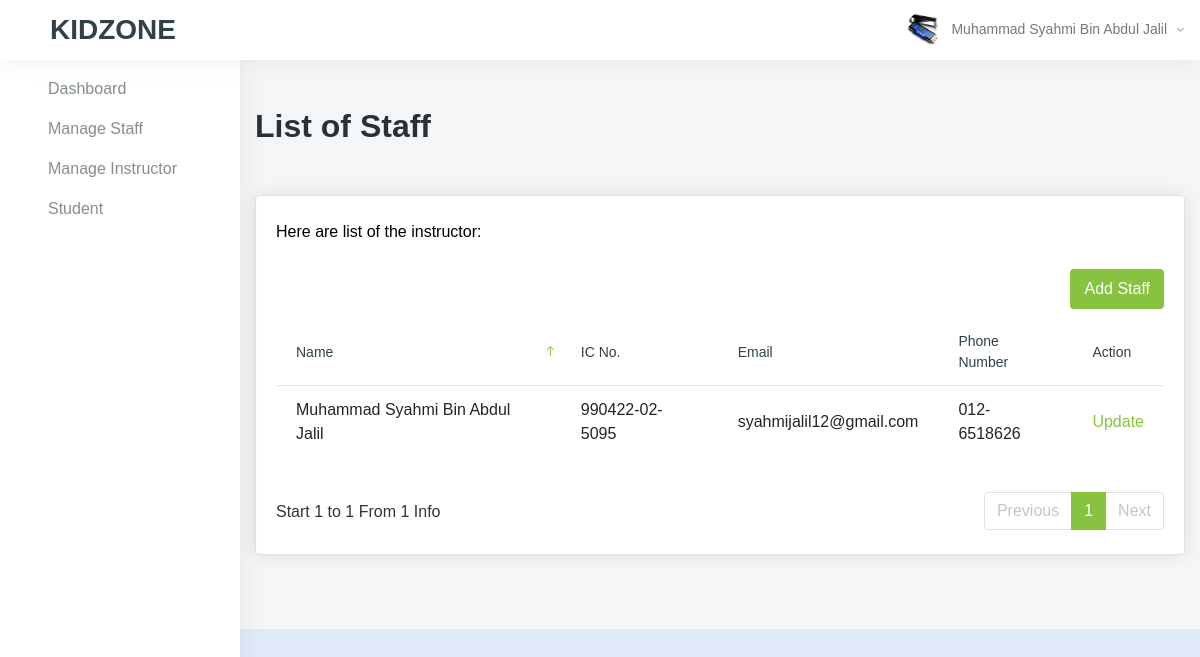
Page /admin/senaraistaff.php (signed in) on the committed database.
### tables this page shows
CREATE TABLE `staff` (
  `staff_id` int(11) NOT NULL,
  `staff_name` varchar(80) NOT NULL,
  `staff_email` varchar(80) NOT NULL,
  `staff_ic` varchar(30) NOT NULL,
  `staff_phone_number` varchar(30) NOT NULL,
  `staff_password` varchar(80) NOT NULL,
  `staff_pic_path` varchar(80) DEFAULT 'default.png'
);

### admin/senaraistaff.php (the view, shortened to what this page needs)
<?php
include "../resources/conn.php";
?>
<!DOCTYPE html>
<html lang="en">
<head>
    <link href="../resources/vendors/vectormap/jquery-jvectormap-2.0.3.css" rel="stylesheet" type="text/css" />
    <link href="../resources/vendors/jquery-toggles/css/toggles.css" rel="stylesheet" type="text/css">
    <link href="../resources/vendors/jquery-toggles/css/themes/toggles-light.css" rel="stylesheet" type="text/css">
    <link href="../resources/vendors/jquery-toast-plugin/dist/jquery.toast.min.css" rel="stylesheet" type="text/css">
    <link href="../resources/vendors/datatables.net-dt/css/jquery.dataTables.min.css" rel="stylesheet" type="text/css" />
    <link href="../resources/vendors/datatables.net-responsive-dt/css/responsive.dataTables.min.css" rel="stylesheet" type="text/css" />
    <link href="../resources/dist/css/style.css" rel="stylesheet" type="text/css">
</head>
<body>
    <div class="hk-wrapper hk-vertical-nav">
        <?php include('header.php') ?>
        <nav class="hk-nav hk-nav-light ">
            <div class="nicescroll-bar">
                <div class="navbar-nav-wrap">
                    <ul class="navbar-nav flex-column">
                        <li class="nav-item ">
                            <a class="nav-link" href="index.php">
                                <span class="nav-link-text">Dashboard</span>
                            </a>
                        </li>
                        <li class="nav-item ">
                            <a class="nav-link" href="senaraistaff.php">
                                <span class="nav-link-text">Manage Staff</span>
                            </a>
                        </li>
                        <li class="nav-item ">
                            <a class="nav-link" href="senaraipengajar.php">
                                <span class="nav-link-text">Manage Instructor</span>
                            </a>
                        </li>
                        <li class="nav-item ">
                            <a class="nav-link" href="senaraipelajar.php">
                                <span class="nav-link-text">Student</span>
                            </a>
                        </li>
                    </ul>
                </div>
            </div>
        </nav>
        <div class="hk-pg-wrapper">
            <div class="container mt-xl-50 mt-sm-30 mt-15">
                <div class="hk-pg-header align-items-top">
                    <div>
                        <h2 class="hk-pg-title font-weight-600 mb-10">List of Staff</h2>
                    </div>
                </div>
                <div class="row">
                    <div class="col-xl-12">
                        <section class="hk-sec-wrapper">
                            <p class="mb-25">Here are list of the instructor:</p>
                            <div class="row">
                                <div class="col-sm">
                                    <div class="table-wrap">
                                        <form method="POST">
                                            <div style="float: right;" class="mb-10">
                                                <button type="submit" name="add" class="btn btn-primary"><a style="color: white;" href="tambahstaff.php">Add Staff</a></button>
                                            </div>
                                        </form>
                                        <table id="datable_6" class="table table-hover pb-30">
                                            <thead>
                                                <tr>
                                                    <th>Name</th>
                                                    <th>IC No.</th>
                                                    <th style="text-transform: none !important;">Email</th>
                                                    <th>Phone Number</th>
                                                    <th>Action</th>
                                                </tr>
                                            </thead>
                                            <tbody>
                                                <?php
                                                $sql = "SELECT * FROM staff";
                                                $result = $conn->query($sql);
                                                if ($result->num_rows > 0) {
                                                    while ($row = $result->fetch_assoc()) { ?>
                                                        <tr>
                                                            <td><?php echo $row['staff_name']; ?></td>
                                                            <td><?php echo $row['staff_ic']; ?></td>
                                                            <td><?php echo $row['staff_email']; ?></td>
                                                            <td><?php echo $row['staff_phone_number']; ?></td>
                                                            <td><a href="managestaff.php?id=<?php echo $row['staff_id']; ?>">Update</a></td>
                                                        </tr>
                                                <?php
                                                    }
                                                }
                                                ?>
                                            </tbody>
                                        </table>
                                    </div>
                                </div>
                            </div>
                        </section>
                    </div>
                </div>
            </div>
        </div>
    </div>
</body>
</html>

### admin/header.php (shortened to what this page needs)
<?php
$staff_id = $_SESSION['staff_id'];
$sql100 = "SELECT * FROM staff WHERE staff_id = " . $staff_id . "";
$result100 = $conn->query($sql100);
$row100 = $result100->fetch_assoc();
$name100 = $row100['staff_name'];
$pic_profile = $row100['staff_pic_path'];
?>
<nav class="navbar navbar-expand-xl navbar-light fixed-top hk-navbar hk-navbar-alt">
    <nav class="navbar navbar-light ">
        <span class="navbar-brand mb-0 h3" style="font-weight: bold;">KIDZONE</span>
    </nav>
    <ul class="navbar-nav hk-navbar-content">
        <li class="nav-item dropdown dropdown-authentication">
            <a class="nav-link dropdown-toggle no-caret" href="#" role="button" data-toggle="dropdown" aria-haspopup="true" aria-expanded="false">
                <div class="media">
                    <div class="media-img-wrap">
                        <div class="avatar">
                            <img src="../resources/img/profile/<?php echo $pic_profile; ?>" alt="user" class="avatar-img rounded-circle">
                        </div>
                    </div>
                    <div class="media-body">
                        <span><?php echo $name100; ?><i class="zmdi zmdi-chevron-down"></i></span>
                    </div>
                </div>
            </a>
        </li>
    </ul>
</nav>

### rows in the picture
staff: staff_pic_path (picture), staff_name "Muhammad Syahmi Bin Abdul Jalil", staff_ic "990422-02-5095", staff_email "syahmijalil12@gmail.com", staff_phone_number "012-6518626"
